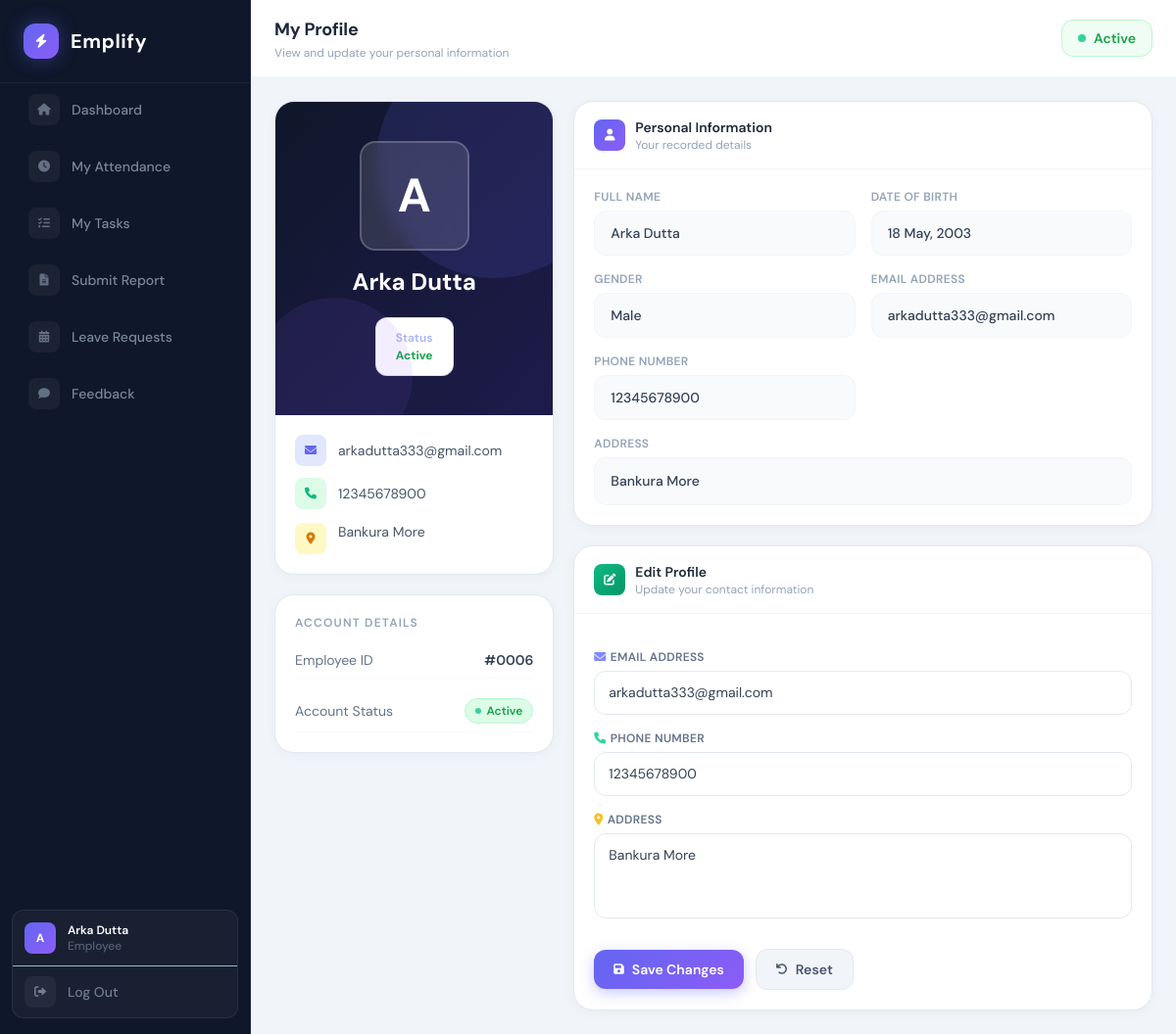
/employee/my_profile.php (signed in), run on the app's committed database.
### tables this page shows
CREATE TABLE `employee` (
  `emp_id` int(11) NOT NULL,
  `name` varchar(100) NOT NULL,
  `email` varchar(100) NOT NULL,
  `phone` varchar(15) DEFAULT NULL,
  `gender` enum('Male','Female','Other') DEFAULT NULL,
  `dob` date DEFAULT NULL,
  `address` text DEFAULT NULL,
  `dep_id` int(11) DEFAULT NULL,
  `desg_id` int(11) DEFAULT NULL,
  `image` text NOT NULL,
  `leave_balance` int(11) NOT NULL,
  `last_leave_reset` varchar(7) NOT NULL,
  `status` int(11) NOT NULL
);

### employee/my_profile.php (the view, shortened to what this page needs)
<?php
require_once("../config/db.php");
$employee_id = $_SESSION['emp_id'];
$stmt = $conn->prepare("SELECT * FROM employee WHERE emp_id = ?");
$stmt->bind_param("i", $employee_id);
$stmt->execute();
$employee = $stmt->get_result()->fetch_assoc();
?>
<!DOCTYPE html>
<html lang="en">
<head>
    <script src="https://cdn.tailwindcss.com"></script>
    <link rel="stylesheet" href="https://cdnjs.cloudflare.com/ajax/libs/font-awesome/6.0.0/css/all.min.css">
</head>
<body>
<?php include 'employee_sidebar.php'; ?>
<div class="main-area">
    <div class="flex items-center justify-between px-4 sm:px-6 py-4 bg-white"
         style="border-bottom: 1px solid #f1f5f9; min-height: 64px;">
        <div>
            <h1 class="text-lg font-bold text-slate-800" style="letter-spacing:-0.2px;">My Profile</h1>
            <p class="text-xs text-slate-400 mt-0.5">View and update your personal information</p>
        </div>
        <div class="flex items-center gap-2 text-sm px-3 sm:px-4 py-2 rounded-xl"
             style="border:1px solid <?= $employee['status'] ? '#bbf7d0' : '#fecaca' ?>;background:<?= $employee['status'] ? '#f0fdf4' : '#fff1f2' ?>;color:<?= $employee['status'] ? '#16a34a' : '#dc2626' ?>;">
            <span class="w-2 h-2 rounded-full inline-block <?= $employee['status'] ? 'animate-pulse' : '' ?>"
                  style="background:<?= $employee['status'] ? '#34d399' : '#f87171' ?>"></span>
            <span class="hidden sm:inline font-semibold"><?= $employee['status'] ? 'Active' : 'Inactive' ?></span>
        </div>
    </div>
    <div class="flex-1 overflow-y-auto p-4 sm:p-6 space-y-5">
        <div class="grid grid-cols-1 lg:grid-cols-3 gap-5">
            <div class="lg:col-span-1 flex flex-col gap-5">
                <div class="card">
                    <div class="profile-hero px-6 py-10 text-center relative z-10">
                        <form method="POST" enctype="multipart/form-data">
    <label for="imageInput" class="cursor-pointer block w-fit mx-auto">
        <?php if (!empty($employee['image']) && file_exists('../uploads/' . $employee['image'])): ?>
            <img id="previewImage"
                 src="../uploads/<?= htmlspecialchars($employee['image']) ?>"
                 class="w-24 h-24 sm:w-28 sm:h-28 rounded-2xl object-cover mb-4 border-2 border-white/20">
        <?php else: ?>
            <div id="previewImage"
                 class="w-24 h-24 sm:w-28 sm:h-28 rounded-2xl flex items-center justify-center text-4xl sm:text-5xl font-bold text-white mb-4"
                 style="background: rgba(255,255,255,0.12); border: 2px solid rgba(255,255,255,0.2); backdrop-filter: blur(8px);">
                <?= strtoupper(substr($employee['name'], 0, 1)) ?>
            </div>
        <?php endif; ?>
    </label>
</form>
                        <h2 class="text-xl sm:text-2xl font-bold text-white"><?= htmlspecialchars($employee['name']) ?></h2>
                        <div class="flex gap-3 mt-5 justify-center flex-wrap">
                            <div class="stat-pill min-w-[80px]">
                                <p class="text-xs font-semibold" style="color:#a5b4fc;">Status</p>
                                <p class="text-xs font-bold mt-0.5" style="color:<?= $employee['status'] ? '#16a34a' : '#dc2626' ?>">
                                    <?= $employee['status'] ? 'Active' : 'Inactive' ?>
                                </p>
                            </div>
                        </div>
                    </div>
                    <div class="p-5 space-y-3">
                        <div class="flex items-center gap-3">
                            <div class="w-8 h-8 rounded-lg flex items-center justify-center flex-shrink-0"
                                 style="background:#e0e7ff;">
                                <i class="fas fa-envelope text-xs" style="color:#6366f1;"></i>
                            </div>
                            <span class="text-sm text-slate-600 truncate"><?= htmlspecialchars($employee['email']) ?></span>
                        </div>
                        <div class="flex items-center gap-3">
                            <div class="w-8 h-8 rounded-lg flex items-center justify-center flex-shrink-0"
                                 style="background:#dcfce7;">
                                <i class="fas fa-phone text-xs" style="color:#10b981;"></i>
                            </div>
                            <span class="text-sm text-slate-600"><?= htmlspecialchars($employee['phone']) ?></span>
                        </div>
                        <?php if (!empty($employee['address'])): ?>
                        <div class="flex items-start gap-3">
                            <div class="w-8 h-8 rounded-lg flex items-center justify-center flex-shrink-0 mt-0.5"
                                 style="background:#fef9c3;">
                                <i class="fas fa-map-marker-alt text-xs" style="color:#d97706;"></i>
                            </div>
                            <span class="text-sm text-slate-600 leading-relaxed"><?= htmlspecialchars($employee['address']) ?></span>
                        </div>
                        <?php endif; ?>
                    </div>
                </div>
                <div class="card p-5 space-y-3">
                    <p class="text-xs font-semibold uppercase tracking-widest text-slate-400">Account Details</p>
                    <div class="flex items-center justify-between py-2" style="border-bottom:1px solid #f8fafc;">
                        <span class="text-sm text-slate-500">Employee ID</span>
                        <span class="text-sm font-semibold text-slate-700">#<?= str_pad($employee['emp_id'], 4, '0', STR_PAD_LEFT) ?></span>
                    </div>
                    <div class="flex items-center justify-between py-2" style="border-bottom:1px solid #f8fafc;">
                        <span class="text-sm text-slate-500">Account Status</span>
                        <?php if($employee['status']): ?>
                        <span class="inline-flex items-center gap-1.5 text-xs font-semibold px-2.5 py-1 rounded-full"
                              style="background:#dcfce7;color:#16a34a;border:1px solid #bbf7d0;">
                            <span class="w-1.5 h-1.5 rounded-full bg-emerald-400 animate-pulse"></span>Active
                        </span>
                        <?php endif; ?>
                    </div>
                </div>
            </div>
            <div class="lg:col-span-2 flex flex-col gap-5">
                <div class="card">
                    <div class="card-header">
                        <div class="w-8 h-8 rounded-lg flex items-center justify-center flex-shrink-0"
                             style="background:linear-gradient(135deg,#6366f1,#8b5cf6);">
                            <i class="fas fa-user text-white text-xs"></i>
                        </div>
                        <div>
                            <h3 class="font-semibold text-slate-800 text-sm">Personal Information</h3>
                            <p class="text-xs text-slate-400">Your recorded details</p>
                        </div>
                    </div>
                    <div class="p-5">
                        <div class="grid grid-cols-1 sm:grid-cols-2 gap-4">
                            <div>
                                <label class="block text-xs font-semibold text-slate-400 uppercase tracking-wide mb-1.5">Full Name</label>
                                <div class="info-field">
                                    <p class="text-sm font-medium text-slate-700"><?= htmlspecialchars($employee['name']) ?></p>
                                </div>
                            </div>
                            <div>
                                <label class="block text-xs font-semibold text-slate-400 uppercase tracking-wide mb-1.5">Date of Birth</label>
                                <div class="info-field">
                                    <p class="text-sm font-medium text-slate-700">
                                        <?= !empty($employee['dob']) ? date('d F, Y', strtotime($employee['dob'])) : '—' ?>
                                    </p>
                                </div>
                            </div>
                            <div>
                                <label class="block text-xs font-semibold text-slate-400 uppercase tracking-wide mb-1.5">Gender</label>
                                <div class="info-field">
                                    <p class="text-sm font-medium text-slate-700"><?= htmlspecialchars($employee['gender'] ?? '—') ?></p>
                                </div>
                            </div>
                            <div>
                                <label class="block text-xs font-semibold text-slate-400 uppercase tracking-wide mb-1.5">Email Address</label>
                                <div class="info-field">
                                    <p class="text-sm font-medium text-slate-700 truncate"><?= htmlspecialchars($employee['email']) ?></p>
                                </div>
                            </div>
                            <div>
                                <label class="block text-xs font-semibold text-slate-400 uppercase tracking-wide mb-1.5">Phone Number</label>
                                <div class="info-field">
                                    <p class="text-sm font-medium text-slate-700"><?= htmlspecialchars($employee['phone']) ?></p>
                                </div>
                            </div>
                            <div class="sm:col-span-2">
                                <label class="block text-xs font-semibold text-slate-400 uppercase tracking-wide mb-1.5">Address</label>
                                <div class="info-field">
                                    <p class="text-sm font-medium text-slate-700 leading-relaxed"><?= htmlspecialchars($employee['address'] ?? '—') ?></p>
                                </div>
                            </div>
                        </div>
                    </div>
                </div>
                <div class="card">
                    <div class="card-header">
                        <div class="w-8 h-8 rounded-lg flex items-center justify-center flex-shrink-0"
                             style="background:linear-gradient(135deg,#10b981,#059669);">
                            <i class="fas fa-edit text-white text-xs"></i>
                        </div>
                        <div>
                            <h3 class="font-semibold text-slate-800 text-sm">Edit Profile</h3>
                            <p class="text-xs text-slate-400">Update your contact information</p>
                        </div>
                    </div>
                    <div class="p-5">
                        <form method="post" action="update_emp_profile.php" class="space-y-4">
                            <div>
                                <label class="block text-xs font-semibold text-slate-500 uppercase tracking-wide mb-1.5">
                                    <i class="fas fa-envelope text-indigo-400 mr-1"></i>Email Address
                                </label>
                                <input type="email" name="email"
                                       value="<?= htmlspecialchars($employee['email']) ?>"
                                       required class="form-input"
                                       placeholder="your@email.com">
                            </div>
                            <div>
                                <label class="block text-xs font-semibold text-slate-500 uppercase tracking-wide mb-1.5">
                                    <i class="fas fa-phone text-emerald-400 mr-1"></i>Phone Number
                                </label>
                                <input type="text" name="phone"
                                       value="<?= htmlspecialchars($employee['phone']) ?>"
                                       required class="form-input"
                                       placeholder="+91 XXXXX XXXXX">
                            </div>
                            <div>
                                <label class="block text-xs font-semibold text-slate-500 uppercase tracking-wide mb-1.5">
                                    <i class="fas fa-map-marker-alt text-amber-400 mr-1"></i>Address
                                </label>
                                <textarea name="address" rows="3" required class="form-input"
                                          style="resize:none;"
                                          placeholder="Enter your full address..."><?= htmlspecialchars($employee['address'] ?? '') ?></textarea>
                            </div>
                            <div class="flex flex-wrap items-center gap-3 pt-2">
                                <button type="submit"
                                        class="inline-flex items-center gap-2 text-sm font-semibold px-5 py-2.5 rounded-xl text-white transition-all"
                                        style="background:linear-gradient(135deg,#6366f1,#8b5cf6);box-shadow:0 4px 14px rgba(99,102,241,0.35);"
                                        onmouseover="this.style.boxShadow='0 6px 20px rgba(99,102,241,0.5)'"
                                        onmouseout="this.style.boxShadow='0 4px 14px rgba(99,102,241,0.35)'">
                                    <i class="fas fa-save text-xs"></i> Save Changes
                                </button>
                                <button type="reset"
                                        class="inline-flex items-center gap-2 text-sm font-semibold px-5 py-2.5 rounded-xl text-slate-600 transition-all"
                                        style="background:#f1f5f9;border:1px solid #e2e8f0;"
                                        onmouseover="this.style.background='#e2e8f0'" onmouseout="this.style.background='#f1f5f9'">
                                    <i class="fas fa-undo text-xs"></i> Reset
                                </button>
                            </div>
                        </form>
                    </div>
                </div>
            </div>
        </div>
    </div>
</div>
</body>
</html>

### employee/my_profile.php (style rules this page uses)
* { font-family: 'DM Sans', sans-serif; }
body { background: #f1f5f9; }
.main-area { display: flex; flex-direction: column; min-height: 100vh; margin-left: 0; }
@media (min-width: 1024px) { .main-area { margin-left: 256px; } }
.profile-hero { background: linear-gradient(135deg, #0f172a 0%, #1e1b4b 100%); position: relative; overflow: hidden; }
.profile-hero::before { content: ''; position: absolute; top: -60px; right: -60px; width: 240px; height: 240px; border-radius: 50%; background: rgba(99,102,241,0.15); }
.profile-hero::after { content: ''; position: absolute; bottom: -40px; left: -20px; width: 160px; height: 160px; border-radius: 50%; background: rgba(139,92,246,0.1); }
.info-field { background: #f8fafc; border: 1px solid #f1f5f9; border-radius: 12px; padding: 12px 16px; }
.form-input { width: 100%; padding: 11px 14px; border: 1px solid #e2e8f0; border-radius: 12px; font-size: 14px; color: #334155; outline: none; transition: border-color 0.2s, box-shadow 0.2s; font-family: 'DM Sans', sans-serif; background: #fff; }
.stat-pill { background: #fff; border: 1px solid rgba(99,102,241,0.2); border-radius: 12px; padding: 12px 16px; text-align: center; }
.card { background: #fff; border: 1px solid #e2e8f0; border-radius: 20px; overflow: hidden; box-shadow: 0 2px 12px rgba(0,0,0,0.04); }
.card-header { padding: 16px 20px; border-bottom: 1px solid #f1f5f9; display: flex; align-items: center; gap: 10px; }

### data on the page
employee: name "A", name "Arka Dutta", email "arkadutta333@gmail.com", phone "12345678900", address "Bankura More", emp_id "0006", dob "18 May, 2003", gender "Male"

### other printed values
$item['label'] "Dashboard"
$item['label'] "My Attendance"
$item['label'] "My Tasks"
$item['label'] "Submit Report"
$item['label'] "Leave Requests"
$item['label'] "Feedback"
substr($_SESSION['name'], 0, 1) "A"
$_SESSION['name'] "Arka Dutta"
